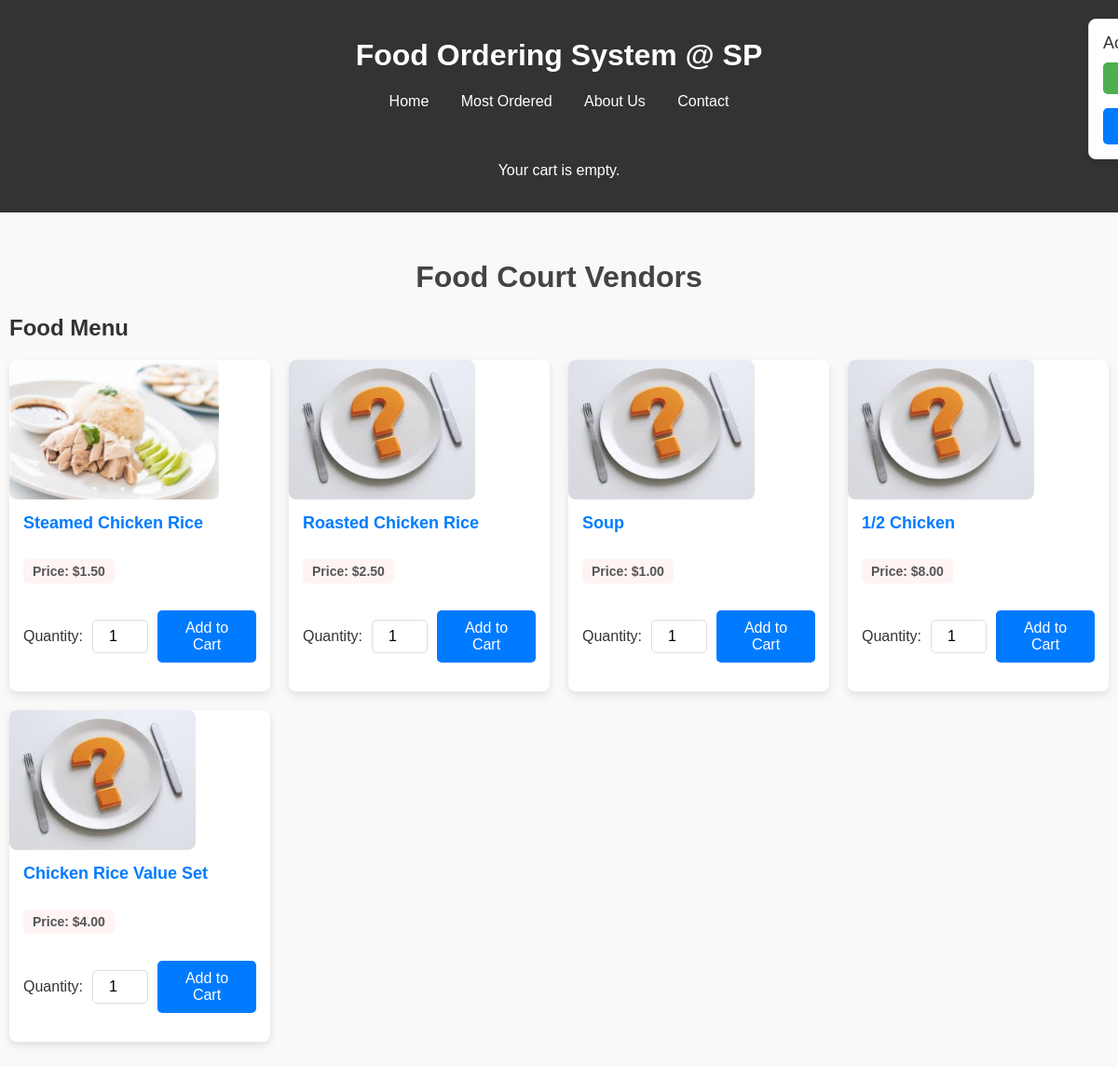
/FoodCourts/FC.php?food_court_id=1&stall_id=1 (signed in), run on the app's committed database.
### tables this page shows
CREATE TABLE `food_items` (
  `food_item_id` int(11) NOT NULL,
  `food_court_id` int(11) DEFAULT NULL,
  `food_name` varchar(100) NOT NULL,
  `description` text DEFAULT NULL,
  `price` decimal(10,2) NOT NULL,
  `category` varchar(50) DEFAULT NULL,
  `stall_id` int(11) NOT NULL,
  `image_path` varchar(255) DEFAULT NULL,
  `buy_count` int(11) DEFAULT NULL
);

### Scripts/common.php (called while the page is built, shortened)
<?php
$host = 'localhost';
$dbname = 'projectcsad';
$username = 'root';
$password = '';
$conn = new mysqli($host, $username, $password, $dbname);
$stall_id = isset($_GET['stall_id']) ? intval($_GET['stall_id']) : null;
function getFoodItems($stallId, $conn) {
    $query = "SELECT * FROM food_items WHERE stall_id = ?";
    $stmt = $conn->prepare($query);
    $stmt->bind_param("i", $stallId);
    $stmt->execute();
    return $stmt->get_result();
}
$food_result = $stall_id ? getFoodItems($stall_id, $conn) : null;
?>

### FoodCourts/FC.php (the view, shortened to what this page needs)
<?php
include $_SERVER['DOCUMENT_ROOT'] . '/projectCSAD/Scripts/common.php';
include $_SERVER['DOCUMENT_ROOT'] . '/projectCSAD/Scripts/Account.php';
echo $account,$main_head;
?>
<!DOCTYPE html>
<html lang="en">
<head>
    <link rel="stylesheet" href="../Scripts/FC1_6_CSS.css">
</head>
<body>
    <header>
        <?php if (!empty($_SESSION['cart'])): ?>
            <div class="cart-summary">
                <h2>Your Cart</h2>
                <div class="cart-items">
                    <?php foreach ($_SESSION['cart'] as $item_id => $item): ?>
                        <div class="cart-item">
                            <div class="item-details">
                                <span class="item-name"><?= htmlspecialchars($item['name']) ?></span>
                                <span class="item-price">$<?= number_format($item['price'], 2) ?></span>
                            </div>
                            <div class="item-quantity">
                                <span class="quantity-label">Quantity:</span> <?= $item['quantity'] ?>
                            </div>
                            <div class="item-total">
                                <strong>Total: $<?= number_format($item['price'] * $item['quantity'], 2) ?></strong>
                            </div>
                        </div>
                    <?php endforeach; ?>
                </div>
                <div class="cart-total">
                    <p><strong>Total Price:</strong> $<?= number_format(array_sum(array_map(fn($item) => $item['price'] * $item['quantity'], $_SESSION['cart'])), 2) ?></p>
                </div>
                <a href="../Payment/cart.php" class="checkout-btn">Proceed to Checkout</a>
            </div>
        <?php else: ?>
            <p>Your cart is empty.</p>
        <?php endif; ?>
    </header>
    <div class="container">
        <h1>Food Court Vendors</h1>
        <?php if (!$stall_id && $food_court_id): ?>
            <h2>Food Stalls in Food Court #<?= htmlspecialchars($food_court_id) ?></h2>
            <div class="vendor-grid">
                <?php while ($stall = $stall_result->fetch_assoc()):                 ?>
                    <a href="FC.php?vendor_id=<?= $food_court_id ?>&stall_id=<?= $stall['stall_id'] ?>" class="vendor-card">
                    <img src="<?= !empty($stall['stall_picture']) ? '/ProjectCSAD' . htmlspecialchars($stall['stall_picture']) : '/ProjectCSAD/uploads/unknown_food.jpg' ?>" alt="<?= htmlspecialchars($stall['stall_picture']) ?>" onerror="this.onerror=null;this.src='/ProjectCSAD/uploads/unknown_food.jpg';" style="width: auto; height: 150px; object-fit: cover; border-radius: 8px;">
                        <div class="vendor-details">
                            <h2><?= htmlspecialchars($stall['stall_name']) ?></h2>
                            <p>Click to view food selection.</p>
                        </div>
                    </a>
                <?php endwhile; ?>
            </div>
        <?php elseif ($stall_id): ?>
            <h2>Food Menu</h2>
    <div class="food-items-grid">
        <?php
        while ($food_item = $food_result->fetch_assoc()): ?>
            <div class="food-item-card">
                <div class="food-item-image">
                <?php
                $imagePath = !empty($food_item['image_path']) ? htmlspecialchars($food_item['image_path']) : '../uploads/unknown_food.jpg';
                ?>
                <img src="<?= $imagePath ?>" alt="<?= htmlspecialchars($food_item['food_name']) ?>" onerror="this.onerror=null;this.src='../uploads/unknown_food.jpg';" style="width: auto; height: 150px; object-fit: cover; border-radius: 8px;">
                </div>
                <div class="food-item-details">
                    <h2><?= htmlspecialchars($food_item['food_name']) ?></h2>
                    <p class="price">Price: $<?= number_format($food_item['price'], 2) ?></p>
                    <form action="../Payment/addcart.php" method="POST">
                        <label for="quantity-<?= $food_item['food_item_id'] ?>">Quantity:</label>
                        <input type="number" id="quantity-<?= $food_item['food_item_id'] ?>" name="quantity" value="1" min="1" max="100" required>
                        <button type="submit" class="add-to-cart-btn">Add to Cart</button>
                    </form>
                </div>
            </div>
        <?php endwhile; ?>
    </div>
<?php endif; ?>
    </div>
</body>
</html>

### Scripts/FC1_6_CSS.css (style rules this page uses)
body { font-family: 'Arial', sans-serif; margin: 0; padding: 0; background-color: #f9f9f9; color: #333; }
header { background-color: #333; color: white; padding: 20px; text-align: center; }
.container { max-width: 1200px; margin: 20px auto; padding: 10px; }
h1 { text-align: center; color: #444; }
.vendor-grid, .food-items-grid { display: grid; grid-template-columns: repeat(auto-fit, minmax(250px, 1fr)); gap: 20px; margin-top: 20px; }
.vendor-card, .food-item-card { background: #fff; border-radius: 8px; box-shadow: 0 4px 8px rgba(0, 0, 0, 0.1); overflow: hidden; transition: transform 0.3s ease; }
.vendor-card img, .food-item-card img { width: 100%; height: 150px; object-fit: cover; }
.vendor-card .vendor-details, .food-item-card .food-item-details { padding: 15px; }
.vendor-card h2, .food-item-card h2 { font-size: 18px; margin: 0 0 10px; color: #007bff; }
.vendor-card p, .food-item-card p { font-size: 14px; color: #555; }
.food-item-card form { display: flex; align-items: center; gap: 10px; margin-top: 15px; }
.food-item-card input[type="number"] { width: 60px; padding: 8px; font-size: 16px; border-radius: 5px; border: 1px solid #ddd; text-align: center; }
.food-item-card button { padding: 10px 20px; background-color: #007bff; color: white; font-size: 16px; border: none; border-radius: 5px; cursor: pointer; transition: background-color 0.3s; }
.price { font-size: 20px; font-weight: bold; color: #d9534f; background-color: #fff3f3; padding: 5px 10px; border-radius: 5px; display: inline-block; }

### data on the page
food_items: image_path (picture), food_name "Steamed Chicken Rice", price "1.50"
food_items: food_name "Roasted Chicken Rice", price "2.50"
food_items: food_name "Soup", price "1.00"
food_items: food_name "1/2 Chicken", price "8.00"
food_items: image_path (picture), food_name "Chicken Rice Value Set", price "4.00"
